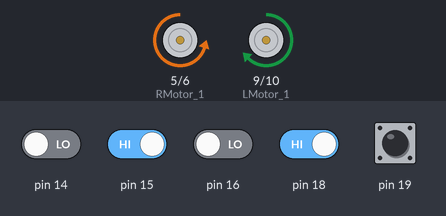
This sketch was run on a simulated Arduino Uno, built with avr-gcc and run on an emulated ATmega328P. On the bench: motor-driver pin pairs drawn as motors (green arrow = first pin HIGH = forward, orange = second pin HIGH = backward, longer = more drive). The inputs (shaded band) are chosen by the test bench; at power-on: pin 15, pin 18, pin 19 HIGH, pin 14, pin 16 LOW.

Above: at 1.2 s.
1.3 s: pin 18 driven LOW
At 1.8 s:
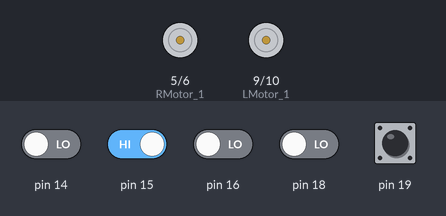
4.3 s: pin 14 driven HIGH and pin 18 driven HIGH
6.1 s: pin 14 driven LOW
At 6.8 s:
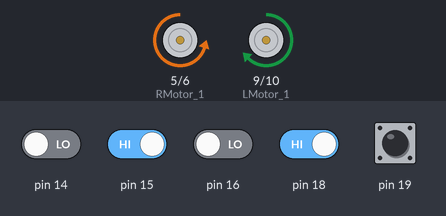
7.7 s: pin 14 driven HIGH
At 9.0 s:
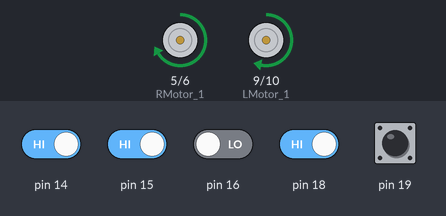
9.3 s: pin 15 driven LOW
At 10.4 s:
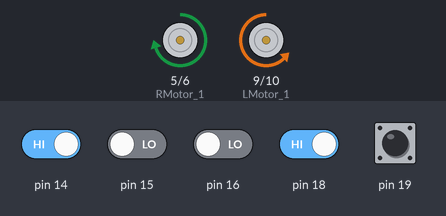
Timing chart, 0 to 11.9 s (numbered marks = the images above; inputs shaded):
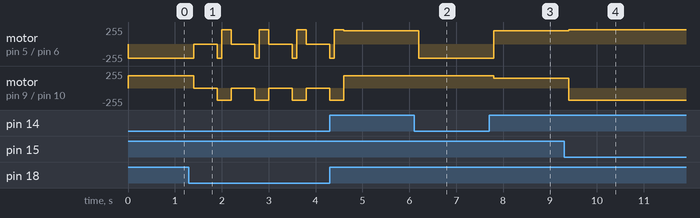

Measured:
- after the input at 1.3 s, motor on pin 5 (RMotor_1) / pin 6 (RMotor_2): backward 215/255 → stopped after 0.10 s, then repeats every 0.80 s: backward 215/255 0.10 s, forward 215/255 0.20 s, stopped 0.50 s; motor on pin 9 (LMotor_1) / pin 10 (LMotor_2): alternates backward 185/255 for 0.30 s and stopped for 0.50 s, starting after 0.10 s
- after the input at 6.1 s, motor on pin 5 (RMotor_1) / pin 6 (RMotor_2): forward 200/255 → backward 215/255 after 0.10 s
- after the input at 7.7 s, motor on pin 5 (RMotor_1) / pin 6 (RMotor_2): backward 215/255 → forward 200/255 after 0.10 s; motor on pin 9 (LMotor_1) / pin 10 (LMotor_2): forward 185/255 → forward 150/255 after 0.10 s
- after the input at 9.3 s, motor on pin 5 (RMotor_1) / pin 6 (RMotor_2): forward 200/255 → forward 215/255 after 0.10 s; motor on pin 9 (LMotor_1) / pin 10 (LMotor_2): forward 150/255 → backward 185/255 after 0.10 s

The sketch:

light_following_robot_WERSJA_ROBOCZA.ino
```cpp
int LMotor_1 = 9;
int LMotor_2 = 10;
int RMotor_1 = 5;
int RMotor_2 = 6;
int IR_RECEIVER = 17;


void setup() {

  pinMode(RMotor_1, OUTPUT);
  pinMode(LMotor_1, OUTPUT);
  pinMode(RMotor_2, OUTPUT);
  pinMode(LMotor_2, OUTPUT);

}

void loop() {
  int ldrcenter = digitalRead(16);
  int ldrright = digitalRead(15);
  int ldrleft = digitalRead(14);
  int R_OBST_SENSOR = digitalRead(18);
  int L_OBST_SENSOR = digitalRead(19);

if (R_OBST_SENSOR == LOW) {
  move_stop();
  delay(500);
  move_backward();
  delay(100);
  turn_right();
  delay(100);
} else if (L_OBST_SENSOR == LOW) {
  move_stop();
  delay(500);
  move_backward();
  delay(100);
  turn_left();
  delay(100);
} else {
  if (ldrright == LOW && ldrleft == HIGH && ldrcenter == HIGH) {
    move_forward();
    delay(100);
  }
  else if (ldrright == LOW && ldrleft == HIGH) {
    turn_right();
    delay(100);
  }
  else if (ldrright == HIGH && ldrleft == LOW) {
    turn_left();
    delay(100);
  }
  else if (ldrright == LOW && ldrleft == LOW && ldrcenter == LOW) {
    move_stop();
    digitalWrite(IR_RECEIVER, HIGH);
  } else {
    move_forward();
    delay(100);
  }
}
  delay(100);

}

void move_forward() {
  analogWrite(RMotor_2, 0);
  analogWrite(LMotor_2, 0);
  analogWrite(RMotor_1, 200);
  analogWrite(LMotor_1, 150);
}

void move_backward() {
  analogWrite(RMotor_1, 0);
  analogWrite(LMotor_1, 0);
  analogWrite(RMotor_2, 215);
  analogWrite(LMotor_2, 185);

}

void turn_right() {
  analogWrite(RMotor_2, 0);
  analogWrite(LMotor_1, 0);
  analogWrite(RMotor_1, 215);
  analogWrite(LMotor_2, 185);
}

void turn_left() {
  analogWrite(RMotor_1, 0);
  analogWrite(LMotor_2, 0);
  analogWrite(RMotor_2, 215);
  analogWrite(LMotor_1, 185);

}

void move_stop() {
  analogWrite(RMotor_1, 0);
  analogWrite(RMotor_2, 0);
  analogWrite(LMotor_1, 0);
  analogWrite(LMotor_2, 0);
}
```
